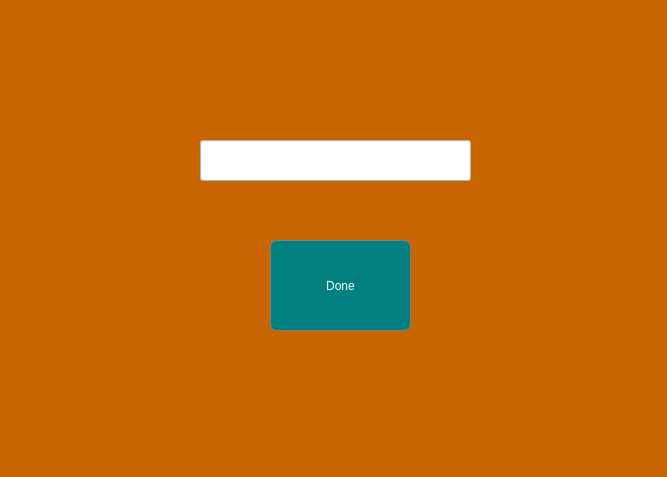
<?xml version="1.0" encoding="UTF-8"?>
<ui version="4.0">
 <class>Toupperwords</class>
 <widget class="QDialog" name="Toupperwords">
  <property name="geometry">
   <rect>
    <x>0</x>
    <y>0</y>
    <width>667</width>
    <height>477</height>
   </rect>
  </property>
  <property name="windowTitle">
   <string>Dialog</string>
  </property>
  <property name="styleSheet">
   <string notr="true">background:rgb(201,101,0);</string>
  </property>
  <widget class="QLineEdit" name="lineEdit_toupper">
   <property name="enabled">
    <bool>false</bool>
   </property>
   <property name="geometry">
    <rect>
     <x>200</x>
     <y>140</y>
     <width>271</width>
     <height>41</height>
    </rect>
   </property>
   <property name="styleSheet">
    <string notr="true">background:rgb(255,255,255);</string>
   </property>
  </widget>
  <widget class="QPushButton" name="pushButton">
   <property name="geometry">
    <rect>
     <x>270</x>
     <y>240</y>
     <width>141</width>
     <height>91</height>
    </rect>
   </property>
   <property name="styleSheet">
    <string notr="true">border-radius:7px;
border:1px solid grey;
background:teal;
color:white</string>
   </property>
   <property name="text">
    <string>Done</string>
   </property>
  </widget>
 </widget>
 <resources/>
 <connections/>
</ui>
